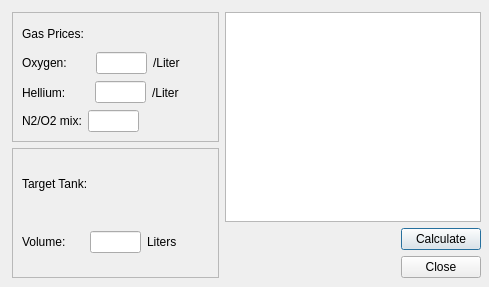
<?xml version="1.0" encoding="UTF-8"?>
<ui version="4.0">
 <class>CostsDialog</class>
 <widget class="QDialog" name="CostsDialog">
  <property name="geometry">
   <rect>
    <x>0</x>
    <y>0</y>
    <width>489</width>
    <height>287</height>
   </rect>
  </property>
  <property name="windowTitle">
   <string>Fill Costs</string>
  </property>
  <property name="accessibleName">
   <string/>
  </property>
  <widget class="QWidget" name="">
   <property name="geometry">
    <rect>
     <x>12</x>
     <y>12</y>
     <width>469</width>
     <height>266</height>
    </rect>
   </property>
   <layout class="QHBoxLayout" name="horizontalLayout_7">
    <item>
     <layout class="QVBoxLayout" name="verticalLayout_3">
      <item>
       <widget class="QFrame" name="frame">
        <property name="frameShape">
         <enum>QFrame::StyledPanel</enum>
        </property>
        <property name="frameShadow">
         <enum>QFrame::Raised</enum>
        </property>
        <layout class="QVBoxLayout" name="verticalLayout">
         <item>
          <widget class="QLabel" name="label">
           <property name="text">
            <string>Gas Prices:</string>
           </property>
          </widget>
         </item>
         <item>
          <layout class="QHBoxLayout" name="horizontalLayout">
           <item>
            <widget class="QLabel" name="label_2">
             <property name="text">
              <string>Oxygen:       </string>
             </property>
            </widget>
           </item>
           <item>
            <widget class="QLineEdit" name="lineEditO2Price">
             <property name="maximumSize">
              <size>
               <width>51</width>
               <height>16777215</height>
              </size>
             </property>
             <property name="maxLength">
              <number>5</number>
             </property>
             <property name="frame">
              <bool>true</bool>
             </property>
            </widget>
           </item>
           <item>
            <widget class="QLabel" name="label_5">
             <property name="text">
              <string>/Liter</string>
             </property>
            </widget>
           </item>
          </layout>
         </item>
         <item>
          <layout class="QHBoxLayout" name="horizontalLayout_2">
           <item>
            <widget class="QLabel" name="label_3">
             <property name="text">
              <string>Hellium:       </string>
             </property>
            </widget>
           </item>
           <item>
            <widget class="QLineEdit" name="lineEditHePrice">
             <property name="maximumSize">
              <size>
               <width>51</width>
               <height>16777215</height>
              </size>
             </property>
             <property name="maxLength">
              <number>5</number>
             </property>
             <property name="frame">
              <bool>true</bool>
             </property>
            </widget>
           </item>
           <item>
            <widget class="QLabel" name="label_6">
             <property name="text">
              <string>/Liter</string>
             </property>
            </widget>
           </item>
          </layout>
         </item>
         <item>
          <layout class="QHBoxLayout" name="horizontalLayout_4">
           <item>
            <widget class="QLabel" name="label_4">
             <property name="text">
              <string>N2/O2 mix:</string>
             </property>
            </widget>
           </item>
           <item>
            <widget class="QLineEdit" name="lineEditMixPrice">
             <property name="maximumSize">
              <size>
               <width>51</width>
               <height>16777215</height>
              </size>
             </property>
             <property name="maxLength">
              <number>5</number>
             </property>
             <property name="frame">
              <bool>true</bool>
             </property>
            </widget>
           </item>
           <item>
            <spacer name="horizontalSpacer">
             <property name="orientation">
              <enum>Qt::Horizontal</enum>
             </property>
             <property name="sizeHint" stdset="0">
              <size>
               <width>40</width>
               <height>20</height>
              </size>
             </property>
            </spacer>
           </item>
          </layout>
         </item>
        </layout>
       </widget>
      </item>
      <item>
       <widget class="QFrame" name="frame_2">
        <property name="frameShape">
         <enum>QFrame::StyledPanel</enum>
        </property>
        <property name="frameShadow">
         <enum>QFrame::Raised</enum>
        </property>
        <layout class="QVBoxLayout" name="verticalLayout_2">
         <item>
          <widget class="QLabel" name="label_8">
           <property name="text">
            <string>Target Tank:</string>
           </property>
          </widget>
         </item>
         <item>
          <layout class="QHBoxLayout" name="horizontalLayout_3">
           <item>
            <widget class="QLabel" name="label_9">
             <property name="text">
              <string>Volume:</string>
             </property>
            </widget>
           </item>
           <item>
            <widget class="QLineEdit" name="lineEditTankVolume">
             <property name="maximumSize">
              <size>
               <width>51</width>
               <height>16777215</height>
              </size>
             </property>
             <property name="maxLength">
              <number>5</number>
             </property>
             <property name="frame">
              <bool>true</bool>
             </property>
            </widget>
           </item>
           <item>
            <widget class="QLabel" name="label_10">
             <property name="text">
              <string>Liters</string>
             </property>
            </widget>
           </item>
          </layout>
         </item>
        </layout>
       </widget>
      </item>
     </layout>
    </item>
    <item>
     <layout class="QVBoxLayout" name="verticalLayout_4">
      <item>
       <widget class="QTextEdit" name="textEditCosts">
        <property name="enabled">
         <bool>true</bool>
        </property>
        <property name="readOnly">
         <bool>true</bool>
        </property>
        <property name="html">
         <string>&lt;!DOCTYPE HTML PUBLIC &quot;-//W3C//DTD HTML 4.0//EN&quot; &quot;http://www.w3.org/TR/REC-html40/strict.dtd&quot;&gt;
&lt;html&gt;&lt;head&gt;&lt;meta name=&quot;qrichtext&quot; content=&quot;1&quot; /&gt;&lt;style type=&quot;text/css&quot;&gt;
p, li { white-space: pre-wrap; }
&lt;/style&gt;&lt;/head&gt;&lt;body style=&quot; font-family:'Ubuntu'; font-size:11pt; font-weight:400; font-style:normal;&quot;&gt;
&lt;p style=&quot;-qt-paragraph-type:empty; margin-top:0px; margin-bottom:0px; margin-left:0px; margin-right:0px; -qt-block-indent:0; text-indent:0px;&quot;&gt;&lt;/p&gt;&lt;/body&gt;&lt;/html&gt;</string>
        </property>
       </widget>
      </item>
      <item>
       <layout class="QHBoxLayout" name="horizontalLayout_6">
        <item>
         <spacer name="horizontalSpacer_2">
          <property name="orientation">
           <enum>Qt::Horizontal</enum>
          </property>
          <property name="sizeHint" stdset="0">
           <size>
            <width>40</width>
            <height>20</height>
           </size>
          </property>
         </spacer>
        </item>
        <item>
         <widget class="QPushButton" name="calcCostsButton">
          <property name="text">
           <string>Calculate</string>
          </property>
         </widget>
        </item>
       </layout>
      </item>
      <item>
       <layout class="QHBoxLayout" name="horizontalLayout_5">
        <item>
         <spacer name="horizontalSpacer_3">
          <property name="orientation">
           <enum>Qt::Horizontal</enum>
          </property>
          <property name="sizeHint" stdset="0">
           <size>
            <width>40</width>
            <height>20</height>
           </size>
          </property>
         </spacer>
        </item>
        <item>
         <widget class="QPushButton" name="closeButton">
          <property name="text">
           <string>Close</string>
          </property>
         </widget>
        </item>
       </layout>
      </item>
     </layout>
    </item>
   </layout>
  </widget>
 </widget>
 <resources/>
 <connections/>
</ui>
